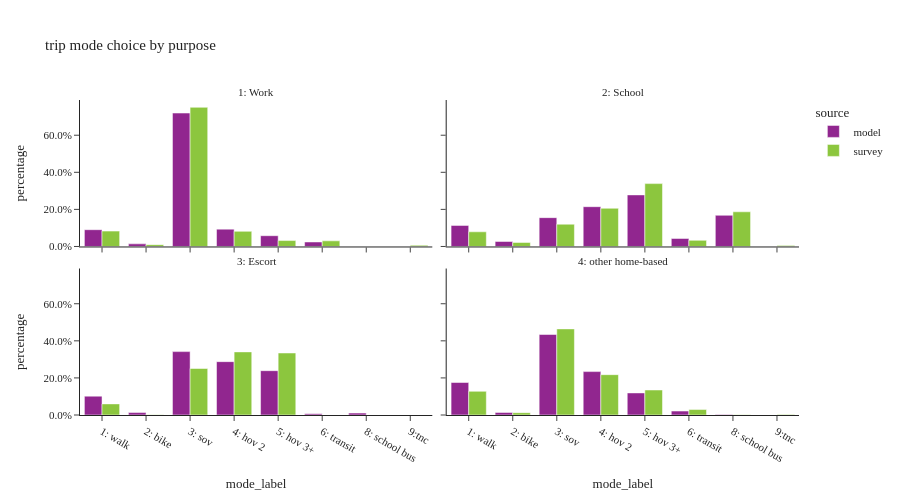

The code cell stored with this chart in its notebook:
### Code cell
df_trip = df_trip.filter(pl.col('dpurp_label') != 'None')
plot_mode_choice(df_trip,'dpurp_label', "trip mode choice by purpose")

### Figure 1 — Plotly figure (JSON) as saved in the notebook; plotly's stock layout.template omitted (floating-point values rounded to 4 significant figures)
{"data": [{"alignmentgroup": "True", "customdata": [[205790], [127843], [45], [199143], [31075], [1584002], [53341]], "hovertemplate": "source=model<br>dpurp_label=1: Work<br>mode_label=%{x}<br>percentage=%{y}<br>sample_count=%{customdata[0]}<extra></extra>", "legendgroup": "model", "marker": {"color": "#91268F", "pattern": {"shape": ""}}, "name": "model", "offsetgroup": "model", "orientation": "v", "showlegend": true, "textposition": "auto", "type": "bar", "x": ["4: hov 2", "5: hov 3+", "8: school bus", "1: walk", "2: bike", "3: sov", "6: transit"], "xaxis": "x3", "y": [0.09349, 0.05808, 2.044e-05, 0.09047, 0.01412, 0.7196, 0.02423], "yaxis": "y3"}, {"alignmentgroup": "True", "customdata": [[185682], [28870], [103771], [112219], [18000], [75845], [143214]], "hovertemplate": "source=model<br>dpurp_label=2: School<br>mode_label=%{x}<br>percentage=%{y}<br>sample_count=%{customdata[0]}<extra></extra>", "legendgroup": "model", "marker": {"color": "#91268F", "pattern": {"shape": ""}}, "name": "model", "offsetgroup": "model", "orientation": "v", "showlegend": false, "textposition": "auto", "type": "bar", "x": ["5: hov 3+", "6: transit", "3: sov", "8: school bus", "2: bike", "1: walk", "4: hov 2"], "xaxis": "x4", "y": [0.2781, 0.04324, 0.1554, 0.1681, 0.02696, 0.1136, 0.2145], "yaxis": "y4"}, {"alignmentgroup": "True", "customdata": [[400924], [10375], [573240], [170483], [22125], [482495], [17368]], "hovertemplate": "source=model<br>dpurp_label=3: Escort<br>mode_label=%{x}<br>percentage=%{y}<br>sample_count=%{customdata[0]}<extra></extra>", "legendgroup": "model", "marker": {"color": "#91268F", "pattern": {"shape": ""}}, "name": "model", "offsetgroup": "model", "orientation": "v", "showlegend": false, "textposition": "auto", "type": "bar", "x": ["5: hov 3+", "6: transit", "3: sov", "1: walk", "2: bike", "4: hov 2", "8: school bus"], "xaxis": "x", "y": [0.2391, 0.006187, 0.3418, 0.1017, 0.01319, 0.2877, 0.01036], "yaxis": "y"}, {"alignmentgroup": "True", "customdata": [[1432611], [16240], [2657737], [1072419], [83671], [728495], [129631]], "hovertemplate": "source=model<br>dpurp_label=4: other home-based<br>mode_label=%{x}<br>percentage=%{y}<br>sample_count=%{customdata[0]}<extra></extra>", "legendgroup": "model", "marker": {"color": "#91268F", "pattern": {"shape": ""}}, "name": "model", "offsetgroup": "model", "orientation": "v", "showlegend": false, "textposition": "auto", "type": "bar", "x": ["4: hov 2", "8: school bus", "3: sov", "1: walk", "2: bike", "5: hov 3+", "6: transit"], "xaxis": "x2", "y": [0.2341, 0.002653, 0.4342, 0.1752, 0.01367, 0.119, 0.02118], "yaxis": "y2"}, {"alignmentgroup": "True", "customdata": [[222], [642], [45], [354], [20], [159], [84], [2550]], "hovertemplate": "source=survey<br>dpurp_label=1: Work<br>mode_label=%{x}<br>percentage=%{y}<br>sample_count=%{customdata[0]}<extra></extra>", "legendgroup": "survey", "marker": {"color": "#8CC63E", "pattern": {"shape": ""}}, "name": "survey", "offsetgroup": "survey", "orientation": "v", "showlegend": true, "textposition": "auto", "type": "bar", "x": ["4: hov 2", "1: walk", null, "6: transit", "9:tnc", "2: bike", "5: hov 3+", "3: sov"], "xaxis": "x3", "y": [0.08164, 0.08283, 0.006644, 0.03038, 0.0062, 0.009863, 0.03198, 0.7505], "yaxis": "y3"}, {"alignmentgroup": "True", "customdata": [[5], [168], [4], [56], [47], [118], [156], [138], [24]], "hovertemplate": "source=survey<br>dpurp_label=2: School<br>mode_label=%{x}<br>percentage=%{y}<br>sample_count=%{customdata[0]}<extra></extra>", "legendgroup": "survey", "marker": {"color": "#8CC63E", "pattern": {"shape": ""}}, "name": "survey", "offsetgroup": "survey", "orientation": "v", "showlegend": false, "textposition": "auto", "type": "bar", "x": ["9:tnc", "5: hov 3+", null, "3: sov", "6: transit", "1: walk", "4: hov 2", "8: school bus", "2: bike"], "xaxis": "x4", "y": [0.004677, 0.339, 0.009149, 0.1202, 0.0331, 0.07911, 0.2059, 0.187, 0.02184], "yaxis": "y4"}, {"alignmentgroup": "True", "customdata": [[10], [28], [8], [173], [471], [472], [3], [1], [633]], "hovertemplate": "source=survey<br>dpurp_label=3: Escort<br>mode_label=%{x}<br>percentage=%{y}<br>sample_count=%{customdata[0]}<extra></extra>", "legendgroup": "survey", "marker": {"color": "#8CC63E", "pattern": {"shape": ""}}, "name": "survey", "offsetgroup": "survey", "orientation": "v", "showlegend": false, "textposition": "auto", "type": "bar", "x": [null, "2: bike", "6: transit", "1: walk", "3: sov", "5: hov 3+", "8: school bus", "9:tnc", "4: hov 2"], "xaxis": "x", "y": [0.01202, 0.001758, 0.0005457, 0.06002, 0.2507, 0.3344, 0.0001296, 6.689e-06, 0.3404], "yaxis": "y"}, {"alignmentgroup": "True", "customdata": [[1031], [2302], [274], [37], [431], [2883], [72], [14], [4679]], "hovertemplate": "source=survey<br>dpurp_label=4: other home-based<br>mode_label=%{x}<br>percentage=%{y}<br>sample_count=%{customdata[0]}<extra></extra>", "legendgroup": "survey", "marker": {"color": "#8CC63E", "pattern": {"shape": ""}}, "name": "survey", "offsetgroup": "survey", "orientation": "v", "showlegend": false, "textposition": "auto", "type": "bar", "x": ["5: hov 3+", "4: hov 2", "2: bike", "9:tnc", "6: transit", "1: walk", null, "8: school bus", "3: sov"], "xaxis": "x2", "y": [0.1348, 0.2175, 0.01267, 0.003272, 0.02942, 0.1277, 0.008645, 0.001468, 0.4645], "yaxis": "y2"}], "layout": {"annotations": [{"font": {}, "showarrow": false, "text": "3: Escort", "x": 0.245, "xanchor": "center", "xref": "paper", "y": 0.465, "yanchor": "bottom", "yref": "paper"}, {"font": {}, "showarrow": false, "text": "4: other home-based", "x": 0.755, "xanchor": "center", "xref": "paper", "y": 0.465, "yanchor": "bottom", "yref": "paper"}, {"font": {}, "showarrow": false, "text": "1: Work", "x": 0.245, "xanchor": "center", "xref": "paper", "y": 1.0, "yanchor": "bottom", "yref": "paper"}, {"font": {}, "showarrow": false, "text": "2: School", "x": 0.755, "xanchor": "center", "xref": "paper", "y": 1.0, "yanchor": "bottom", "yref": "paper"}], "barmode": "group", "font": {"size": 11}, "height": 500, "legend": {"title": {"text": "source"}, "tracegroupgap": 0}, "title": {"text": "trip mode choice by purpose"}, "width": 900, "xaxis": {"anchor": "y", "categoryorder": "category ascending", "domain": [0.0, 0.49], "dtick": 1, "title": {"text": "mode_label"}}, "xaxis2": {"anchor": "y2", "domain": [0.51, 1.0], "matches": "x", "title": {"text": "mode_label"}}, "xaxis3": {"anchor": "y3", "domain": [0.0, 0.49], "matches": "x", "showticklabels": false}, "xaxis4": {"anchor": "y4", "domain": [0.51, 1.0], "matches": "x", "showticklabels": false}, "yaxis": {"anchor": "x", "domain": [0.0, 0.465], "tickformat": ".1%", "title": {"text": "percentage"}}, "yaxis2": {"anchor": "x2", "domain": [0.0, 0.465], "matches": "y", "showticklabels": false, "tickformat": ".1%"}, "yaxis3": {"anchor": "x3", "domain": [0.535, 1.0], "matches": "y", "tickformat": ".1%", "title": {"text": "percentage"}}, "yaxis4": {"anchor": "x4", "domain": [0.535, 1.0], "matches": "y", "showticklabels": false, "tickformat": ".1%"}}}
